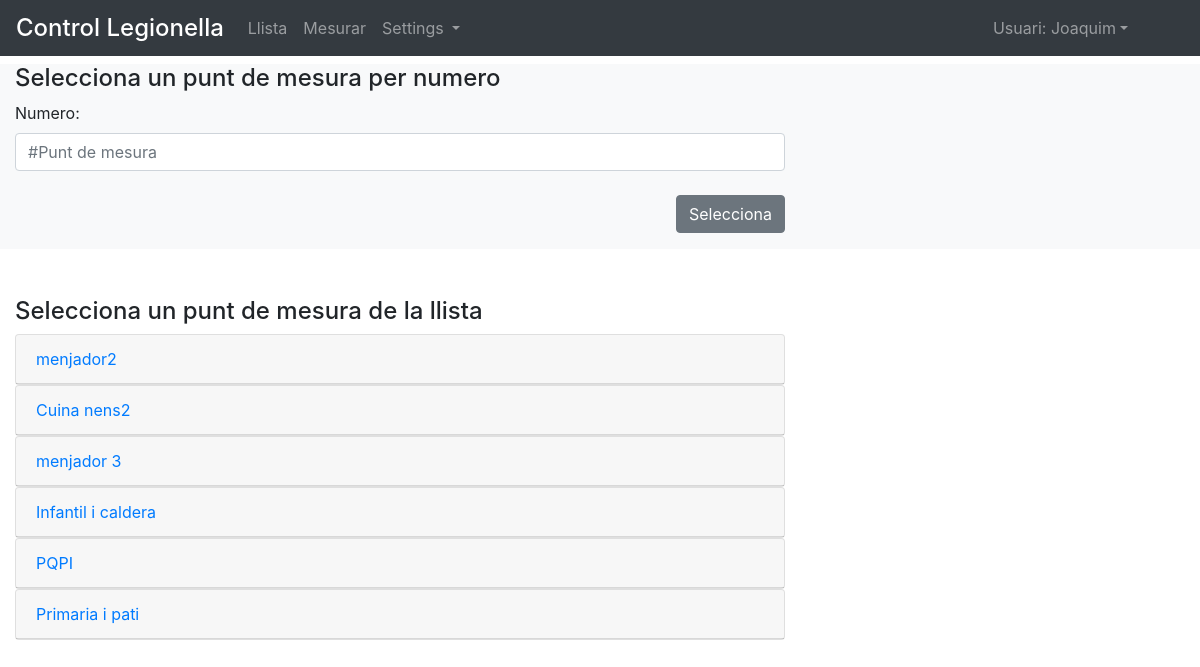
Page /select_point/ (signed in) on the earlier database version.
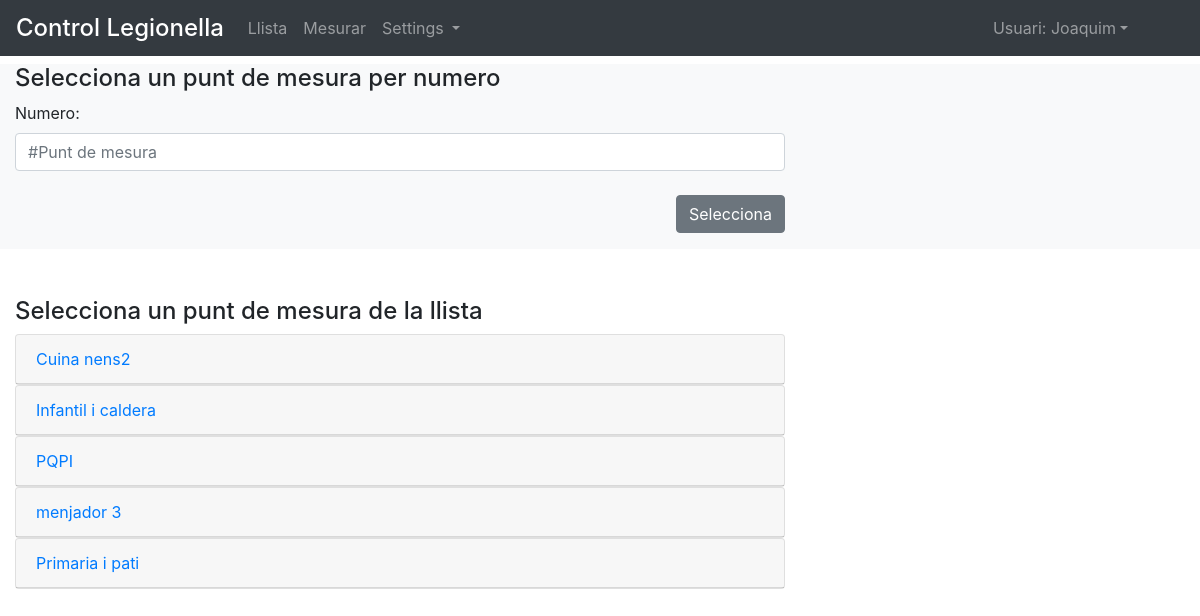
Same page on the later database version.
### control/models.py (models this page shows, shortened)
class Area(models.Model):
	area				= models.CharField(max_length=50, null=False, unique=True, error_messages={'unique':"Ja existeix!"})
	weight 				= models.IntegerField(null=True, unique=False)
	class Meta:
		verbose_name 		= 'Area'
		verbose_name_plural = 'Areas'
		ordering 			= ['weight','id']

### control/views.py (the view, shortened to what this page needs)
# urls.py: url(r'^select_point/$', select_point_view, name='select_point'),
@login_required()
def select_point_view(request):
	form 		= Select_point_form(request.GET or None)
	error 		= ""
	context = {
				'form':form,
				'area_all':Area.objects.all(),
				'error':error
	}
	return render (request, 'control/select_point.html', context)

### control/forms.py
class Select_point_form(forms.Form):
	measure_point 	=forms.IntegerField(
				validators =[validate_point],
				label="Numero",
				required=True,
				widget=forms.NumberInput(attrs={
							'class':'form-control',
							'placeholder':'#Punt de mesura'
				})
	)

### control/models.py (called while the page is built)
	def __str__(self): return str(self.name)

### templates/control/select_point.html (shortened to what this page needs)
{% extends "control/base.html" %}
{% block content %}
<div class="row mt-2 bg-light">
	<div class="col col-12 col-md-8">
		<h4>Selecciona un punt de mesura per numero</h4>
			<form method='GET' action="{% url 'select_point' %}">
			{{ form.as_p }}
			<button type="submit" class="btn btn-secondary mt-2 mb-3 float-right">Selecciona</button>
			</form>
	</div>
</div>
<div class="row mt-5">
	<div class="col col-12 col-md-8 mb-5">
		<h4>Selecciona un punt de mesura de la llista</h4>
		<div id="accordion">
{% for area in area_all %}
	{% if area.measure_point_set.all %}
			<div class="card">
				<div class="card-header">
					<a href="#" data-toggle="collapse" class="d-block" data-target="#collapse-{{area.id}}">
					{{area.area}}
					</a>
				</div>
			</div>
	{% endif %}
{% endfor %}
		</div>
	</div>
</div>
{% endblock %}

Differences in the rows shown:
no longer on this page (row unchanged): Area: area "menjador2"
changed Area "menjador 3": moves down the list
